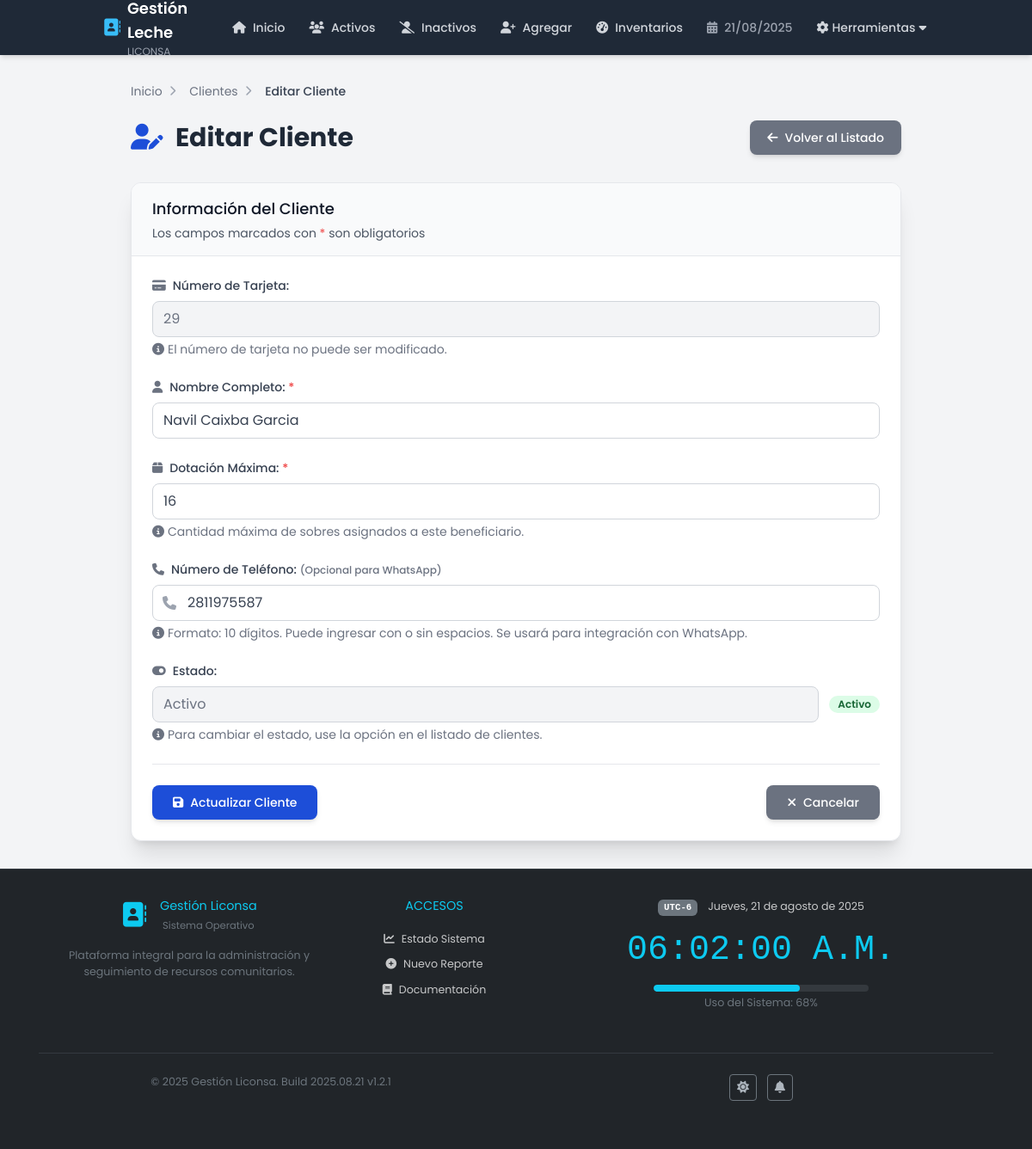
The page /clientes/editar_cliente.php?id=2 on the database its author committed.
### tables this page shows
CREATE TABLE `clientes` (
  `id` int(11) NOT NULL,
  `numero_tarjeta` int(11) UNSIGNED NOT NULL,
  `nombre_completo` varchar(100) NOT NULL,
  `dotacion_maxima` int(11) NOT NULL DEFAULT 12,
  `telefono` varchar(20) DEFAULT NULL,
  `estado` enum('activo','inactivo') NOT NULL DEFAULT 'activo',
  `fecha_invitacion_grupo` datetime DEFAULT NULL,
  `fecha_registro` timestamp NOT NULL DEFAULT current_timestamp(),
  `fecha_modificacion` timestamp NOT NULL DEFAULT current_timestamp() ON UPDATE current_timestamp()
);

### clientes/cliente.php (called while the page is built, shortened)
<?php
require_once __DIR__ . '/../config/conexion.php';
class Cliente
{
    private $conn;
    private $table = 'clientes';
    public $id;
    public function __construct()
    {
        $database = new Conexion();
        $this->conn = $database->conectar();
    }
    public function leerUno()
    {
        $query = "SELECT id, numero_tarjeta, nombre_completo, dotacion_maxima, telefono, estado, fecha_invitacion_grupo
                  FROM {$this->table} WHERE id = :id LIMIT 1";
        try {
            $stmt = $this->conn->prepare($query);
            $id_san = (int)strip_tags($this->id);
            $stmt->bindParam(':id', $id_san, PDO::PARAM_INT);
            $stmt->execute();
            $row = $stmt->fetch(PDO::FETCH_ASSOC);
            if ($row) {
                $this->id = (int)$row['id'];
                $this->numero_tarjeta = $row['numero_tarjeta'];
                $this->nombre_completo = $row['nombre_completo'];
                $this->dotacion_maxima = (int)$row['dotacion_maxima'];
                $this->telefono = $row['telefono'];
                $this->estado = $row['estado'];
                return true;
            }
        } catch (PDOException $e) {
            error_log("Error PDO al leer un cliente (ID: {$this->id}): " . $e->getMessage());
        }
        return false;
    }
}
?>

### config/conexion.php (called while the page is built, shortened)
<?php
class Conexion {
    private $host = 'localhost';
    private $db_name = 'gestion_leche';
    private $username = 'root';
    private $password = '';
    public function conectar() {
        $this->conn = null;
        try {
            $options = [
                PDO::ATTR_ERRMODE => PDO::ERRMODE_EXCEPTION,
                PDO::ATTR_DEFAULT_FETCH_MODE => PDO::FETCH_ASSOC,
                PDO::ATTR_EMULATE_PREPARES => false,
                PDO::MYSQL_ATTR_INIT_COMMAND => "SET sql_mode='STRICT_TRANS_TABLES'",
                PDO::ATTR_PERSISTENT => false,
            ];
            $this->conn = new PDO(
                "mysql:host={$this->host};dbname={$this->db_name};charset=utf8mb4",
                $this->username,
                $this->password,
                $options
            );
        } catch(PDOException $e) {
            error_log("Database connection error: " . $e->getMessage() . " at " . date('Y-m-d H:i:s'));
            throw new Exception("Error de conexión a la base de datos");
        }
        return $this->conn;
    }
}
?>

### clientes/editar_cliente.php (the view, shortened to what this page needs)
<?php
$protocol = (!empty($_SERVER['HTTPS']) && $_SERVER['HTTPS'] !== 'off' || $_SERVER['SERVER_PORT'] == 443) ? "https://" : "http://";
$host = $_SERVER['HTTP_HOST'];
$project_folder = '/gestion_leche_web';
$baseUrl = $protocol . $host . $project_folder;
include_once __DIR__ . "/../layout/header.php";
include_once __DIR__ . "/cliente.php";
$cliente = new Cliente();
$cliente->id = $_GET['id'];
if (!$cliente->leerUno()) {
    header("Location: listar_clientes.php");
    exit;
}
?>
<main class="container mx-auto px-4 sm:px-6 lg:px-8 py-6 md:py-8">
    <div class="max-w-4xl mx-auto">
        <nav class="mb-6 text-sm" aria-label="Breadcrumb">
            <ol class="list-none p-0 inline-flex flex-wrap space-x-1 sm:space-x-2">
                <li class="flex items-center">
                    <a href="<?php echo htmlspecialchars($baseUrl); ?>/index.php" class="text-gray-500 hover:text-liconsa-blue transition duration-150 ease-in-out">Inicio</a>
                    <i class="fas fa-chevron-right text-gray-400 mx-1 sm:mx-2 text-xs"></i>
                </li>
                <li class="flex items-center">
                    <a href="listar_clientes.php" class="text-gray-500 hover:text-liconsa-blue transition duration-150 ease-in-out">Clientes</a>
                    <i class="fas fa-chevron-right text-gray-400 mx-1 sm:mx-2 text-xs"></i>
                </li>
                <li class="flex items-center">
                    <span class="text-gray-700 font-medium">Editar Cliente</span>
                </li>
            </ol>
        </nav>
        <header class="mb-6 md:mb-8">
            <div class="flex flex-col md:flex-row justify-between items-center gap-4 md:gap-6">
                <h1 class="text-2xl sm:text-3xl font-bold text-gray-800 text-center md:text-left leading-tight">
                    <i class="fas fa-user-edit text-liconsa-blue mr-2"></i> Editar Cliente
                </h1>
                <a href="listar_clientes.php" class="w-full md:w-auto bg-gray-500 hover:bg-gray-600 text-white font-medium py-2.5 px-5 rounded-lg shadow-md hover:shadow-lg flex items-center justify-center text-sm transition duration-150 ease-in-out transform hover:scale-105">
                    <i class="fas fa-arrow-left mr-2"></i> Volver al Listado
                </a>
            </div>
        </header>
        <div class="bg-white shadow-xl rounded-xl border border-gray-200 overflow-hidden">
            <div class="bg-gray-50 px-6 py-4 border-b border-gray-200">
                <h3 class="text-lg font-medium text-gray-900">Información del Cliente</h3>
                <p class="text-sm text-gray-600 mt-1">Los campos marcados con <span class="text-red-500">*</span> son obligatorios</p>
            </div>
            <form method="post" action="<?php echo htmlspecialchars($_SERVER["PHP_SELF"] . "?id=" . $cliente->id); ?>" class="p-6 space-y-6">
                <div>
                    <label for="numero_tarjeta" class="block text-sm font-medium text-gray-700 mb-2">
                        <i class="fas fa-credit-card text-gray-500 mr-2"></i>Número de Tarjeta:
                    </label>
                    <input type="text" id="numero_tarjeta"
                           class="w-full px-3 py-2 border border-gray-300 rounded-lg bg-gray-100 text-gray-500 cursor-not-allowed focus:outline-none"
                           value="<?php echo htmlspecialchars($cliente->numero_tarjeta); ?>"
                           readonly>
                    <p class="mt-1 text-sm text-gray-500">
                        <i class="fas fa-info-circle mr-1"></i>El número de tarjeta no puede ser modificado.
                    </p>
                </div>
                <div>
                    <label for="nombre_completo" class="block text-sm font-medium text-gray-700 mb-2">
                        <i class="fas fa-user text-gray-500 mr-2"></i>Nombre Completo: <span class="text-red-500">*</span>
                    </label>
                    <input type="text" id="nombre_completo" name="nombre_completo"
                           class="w-full px-3 py-2 border border-gray-300 rounded-lg focus:ring-2 focus:ring-liconsa-blue focus:border-liconsa-blue transition duration-150 ease-in-out"
                           value="<?php echo htmlspecialchars($cliente->nombre_completo); ?>"
                           required>
                </div>
                <div>
                    <label for="dotacion_maxima" class="block text-sm font-medium text-gray-700 mb-2">
                        <i class="fas fa-box text-gray-500 mr-2"></i>Dotación Máxima: <span class="text-red-500">*</span>
                    </label>
                    <input type="number" id="dotacion_maxima" name="dotacion_maxima"
                           class="w-full px-3 py-2 border border-gray-300 rounded-lg focus:ring-2 focus:ring-liconsa-blue focus:border-liconsa-blue transition duration-150 ease-in-out"
                           value="<?php echo htmlspecialchars($cliente->dotacion_maxima); ?>"
                           min="1" required>
                    <p class="mt-1 text-sm text-gray-500">
                        <i class="fas fa-info-circle mr-1"></i>Cantidad máxima de sobres asignados a este beneficiario.
                    </p>
                </div>
                <div>
                    <label for="telefono" class="block text-sm font-medium text-gray-700 mb-2">
                        <i class="fas fa-phone text-gray-500 mr-2"></i>Número de Teléfono:
                        <span class="text-gray-500 text-xs">(Opcional para WhatsApp)</span>
                    </label>
                    <div class="relative">
                        <div class="absolute inset-y-0 left-0 pl-3 flex items-center pointer-events-none">
                        </div>
                        <input type="tel" id="telefono" name="telefono"
                               class="w-full pl-10 pr-3 py-2 border border-gray-300 rounded-lg focus:ring-2 focus:ring-liconsa-blue focus:border-liconsa-blue transition duration-150 ease-in-out"
                               value="<?php echo htmlspecialchars($cliente->telefono ?? ''); ?>"
                               placeholder="Ejemplo: 2811975587 o 281 197 5587"
                               pattern="([0-9]{10})|([0-9]{2,3}\s[0-9]{3,4}\s[0-9]{3,4})"
                               title="Ingrese 10 dígitos, con o sin espacios entre ellos">
                    </div>
                    <p class="mt-1 text-sm text-gray-500">
                        <i class="fas fa-info-circle mr-1"></i>Formato: 10 dígitos. Puede ingresar con o sin espacios. Se usará para integración con WhatsApp.
                    </p>
                </div>
                <div>
                    <label for="estado" class="block text-sm font-medium text-gray-700 mb-2">
                        <i class="fas fa-toggle-on text-gray-500 mr-2"></i>Estado:
                    </label>
                    <div class="flex items-center">
                        <input type="text" id="estado"
                               class="w-full px-3 py-2 border border-gray-300 rounded-lg bg-gray-100 text-gray-500 cursor-not-allowed focus:outline-none"
                               value="<?php echo ucfirst(htmlspecialchars($cliente->estado)); ?>"
                               readonly>
                        <?php if ($cliente->estado == 'activo'): ?>
                            <span class="ml-3 px-2.5 py-0.5 text-xs font-semibold rounded-full bg-green-100 text-green-800">Activo</span>
                        <?php else: ?>
                            <span class="ml-3 px-2.5 py-0.5 text-xs font-semibold rounded-full bg-red-100 text-red-800">Inactivo</span>
                        <?php endif; ?>
                    </div>
                    <p class="mt-1 text-sm text-gray-500">
                        <i class="fas fa-info-circle mr-1"></i>Para cambiar el estado, use la opción en el listado de clientes.
                    </p>
                </div>
                <div class="flex flex-col sm:flex-row justify-between gap-4 pt-6 border-t border-gray-200">
                    <button type="submit"
                            class="w-full sm:w-auto bg-liconsa-blue hover:bg-blue-700 text-white font-medium py-2.5 px-6 rounded-lg shadow-md hover:shadow-lg flex items-center justify-center text-sm transition duration-150 ease-in-out transform hover:scale-105">
                        <i class="fas fa-save mr-2"></i>Actualizar Cliente
                    </button>
                    <a href="listar_clientes.php"
                       class="w-full sm:w-auto bg-gray-500 hover:bg-gray-600 text-white font-medium py-2.5 px-6 rounded-lg shadow-md hover:shadow-lg flex items-center justify-center text-sm transition duration-150 ease-in-out transform hover:scale-105">
                        <i class="fas fa-times mr-2"></i>Cancelar
                    </a>
                </div>
            </form>
        </div>
    </div>
</main>
<?php include_once __DIR__ . "/../layout/footer.php"; ?>

### layout/header.php (style rules this page uses)
body { font-family: 'Poppins', 'sans-serif'; background-color: #f3f4f6; color: #374151; display: flex; flex-direction: column; min-height: 100vh; }

### rows shown on the page
clientes: numero_tarjeta "29", nombre_completo "Navil Caixba Garcia", dotacion_maxima "16", telefono "2811975587", estado "Activo"
